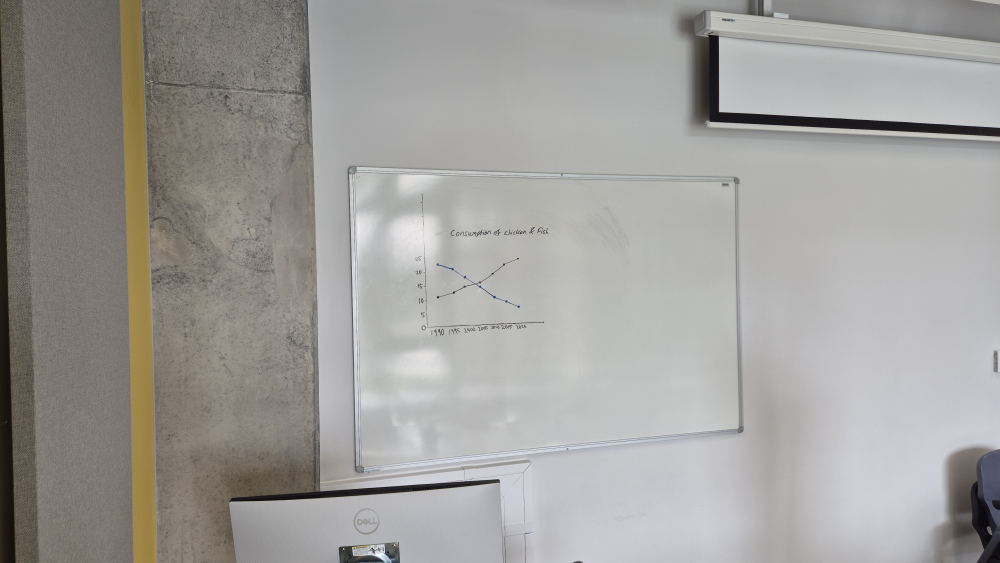
#> input picture sample-images/20261027_120202.jpg, 4000 x 2252 px (shown at 1/4 size)
$ python -i glare.py   (imports and definitions only)
#> lines starting #> are read from the running program, lines starting #| are printed output that depends on the picture
import cv2
import numpy as np


def estimate_background(image, block=24, percentile=90):
    h, w = image.shape[:2]
    block_h = -(-h // block)
    block_w = -(-w // block)

    padded = np.pad(
        image,
        (
            (0, block_h * block - h),
            (0, block_w * block - w),
            (0, 0)
        ),
        mode="edge"
    )

    blocks = (padded.reshape(block_h, block, block_w, block, 3)
                    .transpose(0, 2, 1, 3, 4)
                    .reshape(block_h, block_w, block * block, 3))

    grid = np.percentile(blocks, percentile, axis=2).astype(np.uint8)
    grid = np.maximum(grid, cv2.medianBlur(grid, 9))
    grid = cv2.GaussianBlur(grid.astype(np.float32), (0, 0), 2)

    return np.maximum(cv2.resize(grid, (w, h), interpolation=cv2.INTER_CUBIC), 1)


def white_balance(image, bg, saturation=1.4):
    image = np.clip(image / bg * 255, 0, 255).astype(np.uint8)
    image_hsv = cv2.cvtColor(image, cv2.COLOR_BGR2HSV).astype(np.float32)
    image_hsv[..., 1] = np.clip(image_hsv[..., 1] * saturation, 0, 255)
    return cv2.cvtColor(image_hsv.astype(np.uint8), cv2.COLOR_HSV2BGR)


def yen_threshold(image):
    p = np.bincount(image.ravel(), minlength=256) / image.size
    p1 = np.cumsum(p)
    lo_sq = np.cumsum(p ** 2)
    hi_sq = lo_sq[-1] - lo_sq
    eps = 1e-12
    crit = -np.log(np.maximum(lo_sq * hi_sq, eps)) + 2 * np.log(np.maximum(p1 * (1 - p1), eps))
    return np.argmax(crit)


def intensity_scale(image):
    image_g = cv2.cvtColor(image, cv2.COLOR_BGR2GRAY)
    board = image_g[image_g > yen_threshold(image_g)]
    white = max(np.median(board) * 0.97, 1) if board.size else 255
    return np.clip(image.astype(np.float32) / white * 255, 0, 255).astype(np.uint8)


def sharpen(image):
    kernel = np.array([[-1, -1, -1],
                       [-1,  9, -1],
                       [-1, -1, -1]],
                       dtype=np.float32)
    return cv2.filter2D(image, -1, kernel)


def clean_whiteboard(image):
    bg = estimate_background(image)
    balanced = white_balance(image.astype(np.float32), bg)
    cleaned = intensity_scale(balanced)
    return sharpen(cleaned)

>>> import cv2
>>> picture = cv2.imread('../../sample-images/20261027_120202.jpg')
#> picture is the input picture: shape (2252, 4000, 3); mean B, G, R 155.5, 158.6, 160.5
>>> result = clean_whiteboard(picture)
#> in estimate_background, `grid = np.percentile(blocks, percentile, axis=2).astype(np.uint8)`:
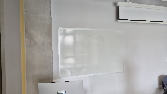
#> grid: shape (94, 167, 3); mean of channels 0, 1, 2 162.9, 165.8, 167.7; drawn as B, G, R
#> in estimate_background, `grid = np.maximum(grid, cv2.medianBlur(grid, 9))`:
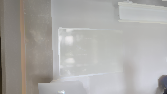
#> grid: shape (94, 167, 3); mean of channels 0, 1, 2 165.9, 168.3, 170.1; drawn as B, G, R
#> in white_balance, `image = np.clip(image / bg * 255, 0, 255).astype(np.uint8)`:
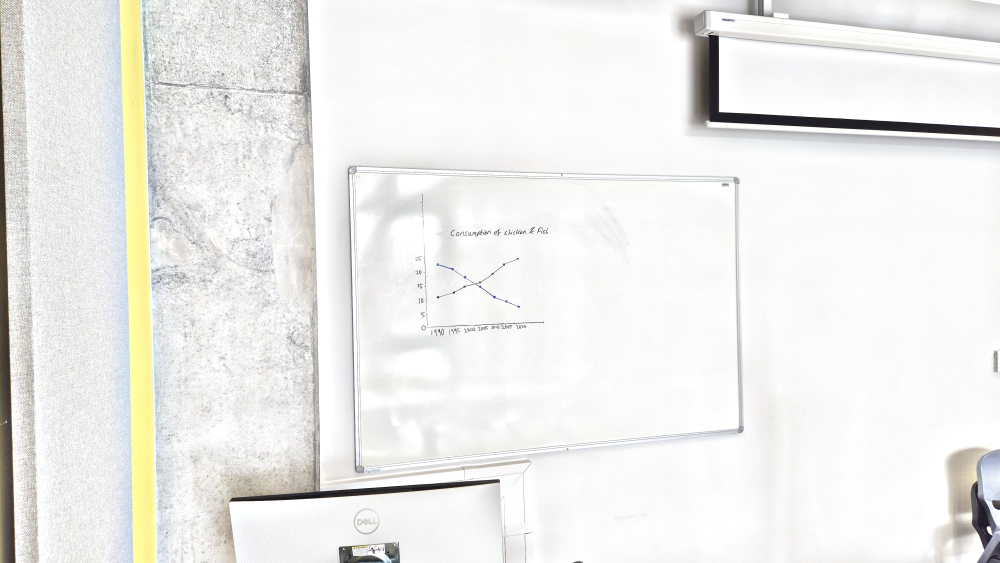
#> image: shape (2252, 4000, 3) (shown at 1/4 size); mean B, G, R 234.8, 237.1, 237.5
#> in white_balance, `image_hsv = cv2.cvtColor(image, cv2.COLOR_BGR2HSV).astype(np.float32)`:
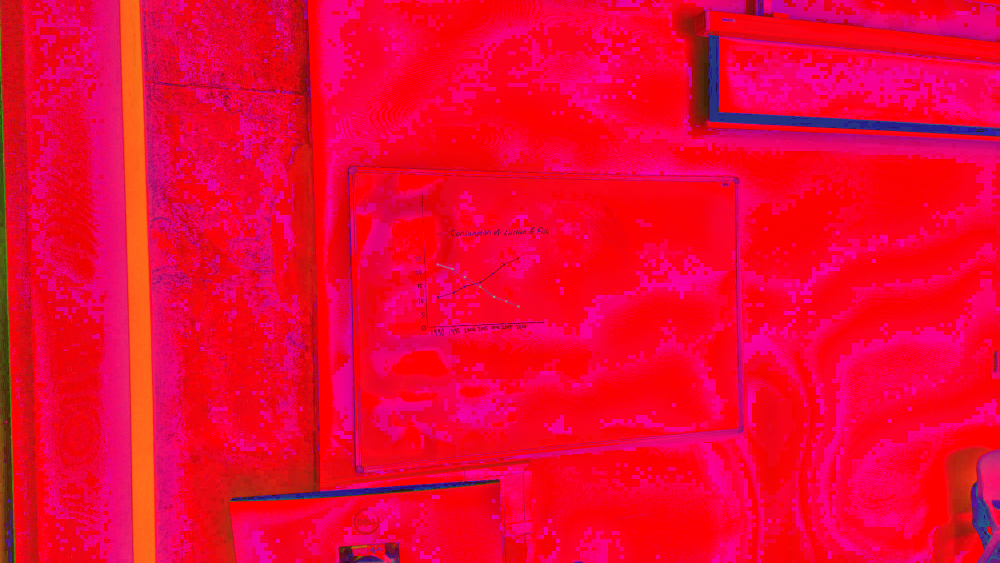
#> image_hsv: shape (2252, 4000, 3) float32 (shown at 1/4 size); mean B, G, R 51.6, 5.8, 245
#> in white_balance, `image_hsv[..., 1] = np.clip(image_hsv[..., 1] * saturation, 0, 255)`:
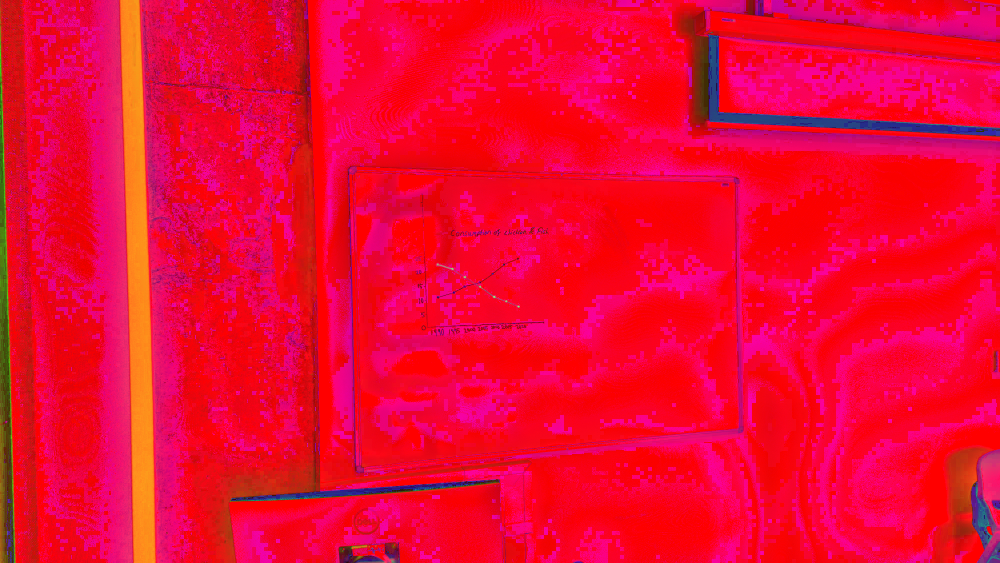
#> image_hsv: shape (2252, 4000, 3) float32 (shown at 1/4 size); mean B, G, R 51.6, 8.2, 245
#> in intensity_scale, `image_g = cv2.cvtColor(image, cv2.COLOR_BGR2GRAY)`:
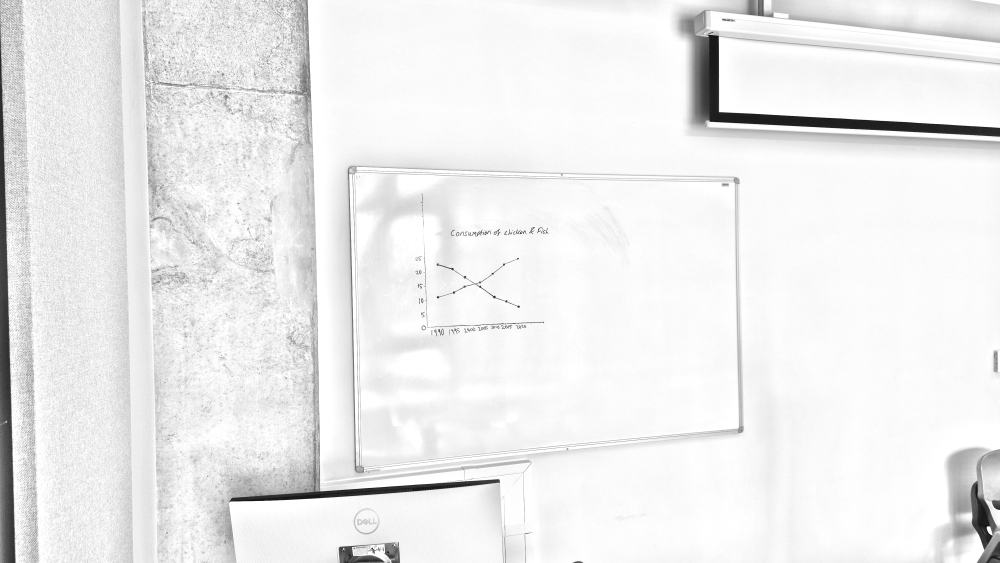
#> image_g: shape (2252, 4000) (shown at 1/4 size); min 0, max 255, mean 236.4
#> in yen_threshold, `p = np.bincount(image.ravel(), minlength=256) / image.size`: p = 256 values, max 0.121 at index 255, min 6.66e-07 at index 0, mean 0.00391
#> in yen_threshold, `p1 = np.cumsum(p)`: p1 = 256 values from 6.66e-07 to 1
#> in yen_threshold, `lo_sq = np.cumsum(p ** 2)`: lo_sq = 256 values from 4.44e-13 to 0.0431
#> in yen_threshold, `hi_sq = lo_sq[-1] - lo_sq`: hi_sq = 256 values, max 0.0431 at index 0, min 0 at index 255, mean 0.0422
#> in yen_threshold, `crit = -np.log(np.maximum(lo_sq * hi_sq, eps)) + 2 * np.log(np.maximum..`: crit = 256 values, max 7.84 at index 169, min -27.63 at index 255, mean 6.67
#> in intensity_scale, `white = max(np.median(board) * 0.97, 1) if board.size else 255`: white = 240.6
#> in sharpen, `return cv2.filter2D(image, -1, kernel)`:
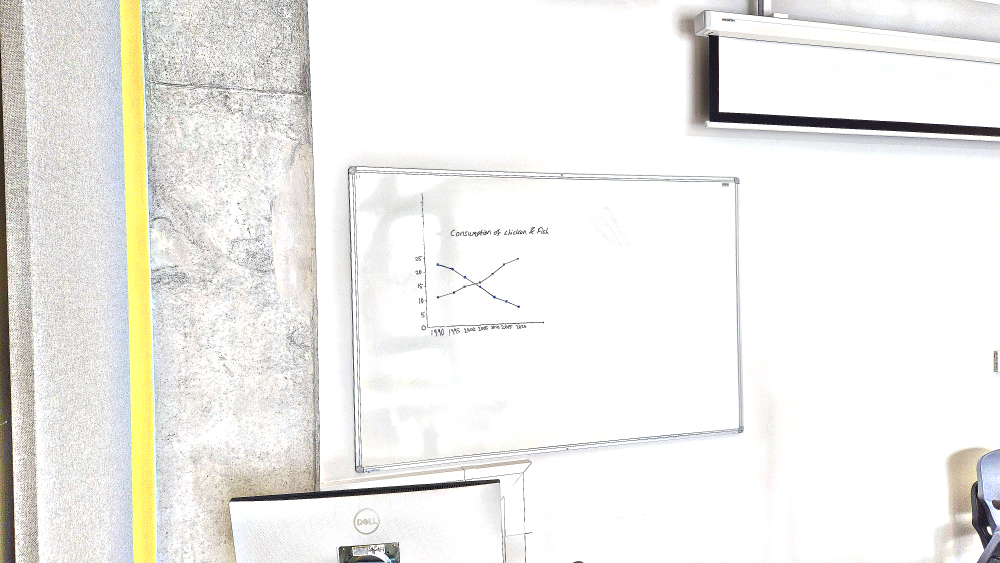
#> returned value: shape (2252, 4000, 3) (shown at 1/4 size); mean of channels 0, 1, 2 234.8, 238.1, 238.9; drawn as B, G, R

$ run again, on sample-images/20261027_120212.jpg
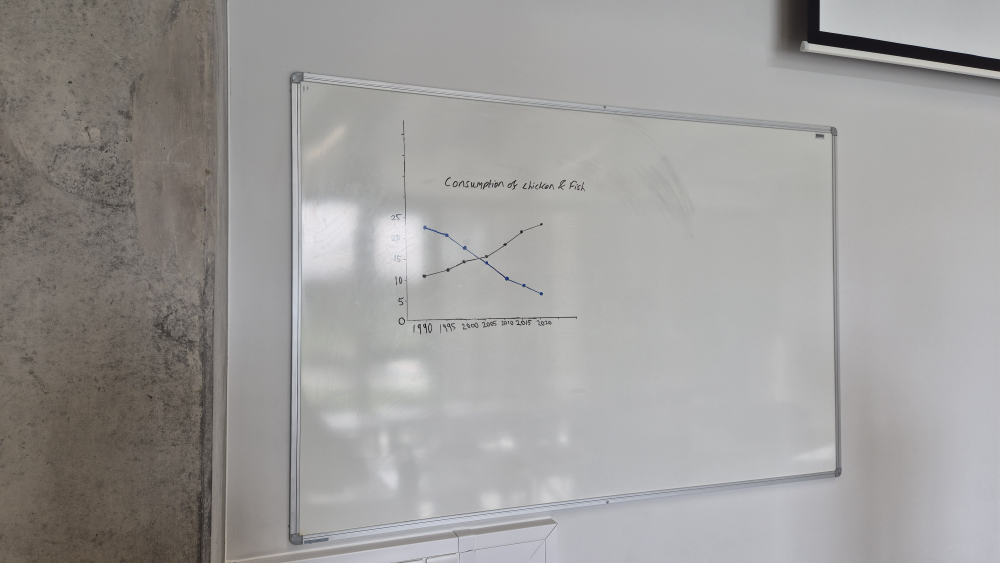
#> input picture sample-images/20261027_120212.jpg, 4000 x 2252 px (shown at 1/4 size)
#> picture is the input picture: shape (2252, 4000, 3); mean B, G, R 154.1, 155.5, 157.3
#> in white_balance, `image = np.clip(image / bg * 255, 0, 255).astype(np.uint8)`:
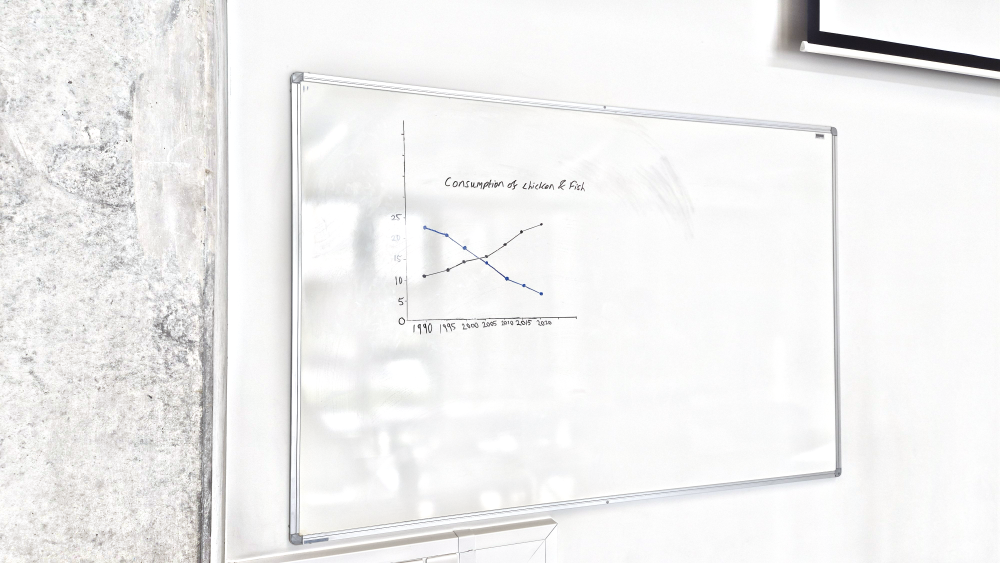
#> image: shape (2252, 4000, 3) (shown at 1/4 size); mean B, G, R 239.9, 240.3, 240.7
#> in white_balance, `image_hsv = cv2.cvtColor(image, cv2.COLOR_BGR2HSV).astype(np.float32)`:
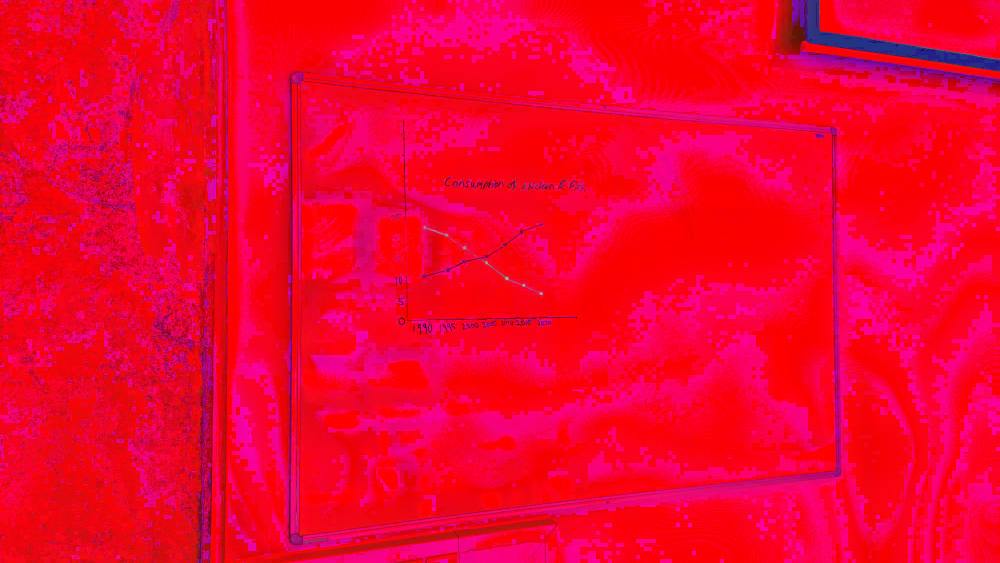
#> image_hsv: shape (2252, 4000, 3) float32 (shown at 1/4 size); mean B, G, R 47.2, 2.4, 248.2
#> p = 256 values, max 0.109 at index 255, min 5.11e-06 at index 0, mean 0.00391
#> p1 = 256 values from 5.11e-06 to 1
#> lo_sq = 256 values from 2.61e-11 to 0.0478
#> hi_sq = 256 values, max 0.0478 at index 0, min 0 at index 255, mean 0.0467
#> crit = 256 values, max 7.55 at index 169, min -27.63 at index 255, mean 6.39
#> white = 240.6

$ run again, on sample-images/20261027_121850.jpg
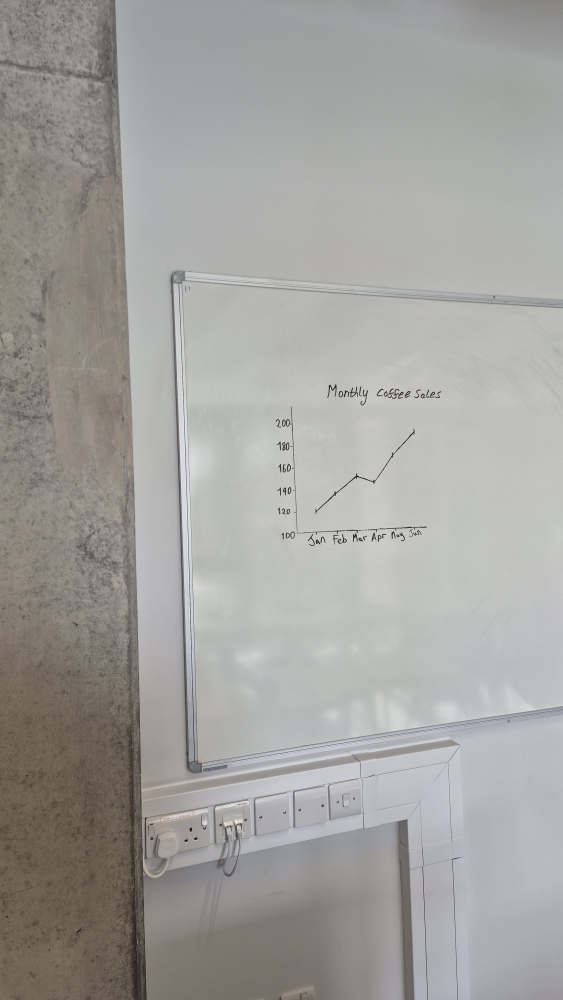
#> input picture sample-images/20261027_121850.jpg, 2252 x 4000 px (shown at 1/4 size)
#> picture is the input picture: shape (4000, 2252, 3); mean B, G, R 158.6, 161.5, 163.1
#> in white_balance, `image = np.clip(image / bg * 255, 0, 255).astype(np.uint8)`:
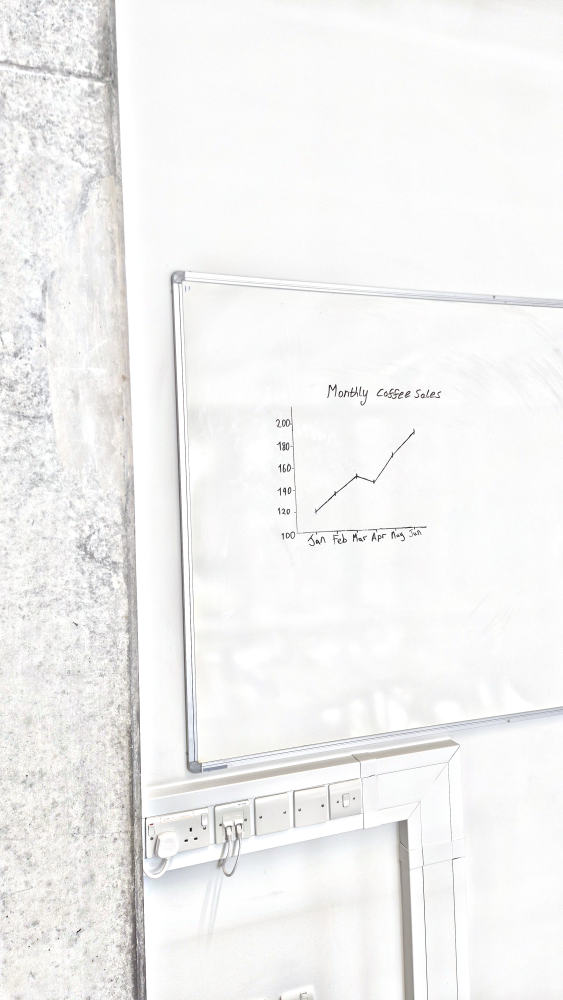
#> image: shape (4000, 2252, 3) (shown at 1/4 size); mean B, G, R 241.8, 242.3, 242.7
#> in white_balance, `image_hsv = cv2.cvtColor(image, cv2.COLOR_BGR2HSV).astype(np.float32)`:
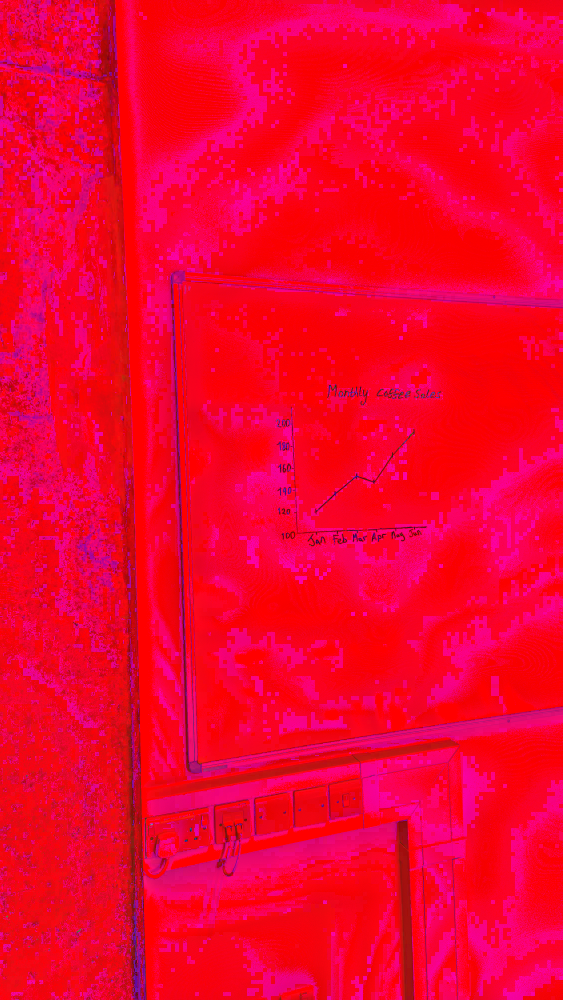
#> image_hsv: shape (4000, 2252, 3) float32 (shown at 1/4 size); mean B, G, R 46.2, 2.3, 250.4
#> p = 256 values, max 0.12 at index 255, min 5.55e-07 at index 0, mean 0.00391
#> p1 = 256 values from 5.55e-07 to 1
#> lo_sq = 256 values from 3.08e-13 to 0.0525
#> hi_sq = 256 values, max 0.0525 at index 0, min 0 at index 255, mean 0.0514
#> crit = 256 values, max 7.27 at index 137, min -27.63 at index 255, mean 6.46
#> white = 241.5

$ run again, on sample-images/20261027_121908.jpg
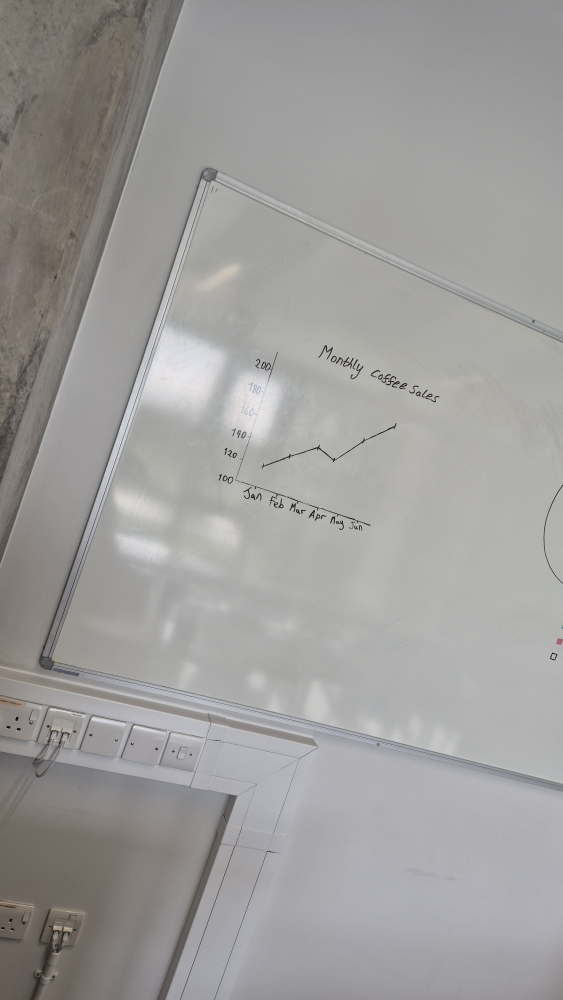
#> input picture sample-images/20261027_121908.jpg, 2252 x 4000 px (shown at 1/4 size)
#> picture is the input picture: shape (4000, 2252, 3); mean B, G, R 155.8, 157.1, 158.4
#> in white_balance, `image_hsv = cv2.cvtColor(image, cv2.COLOR_BGR2HSV).astype(np.float32)`:
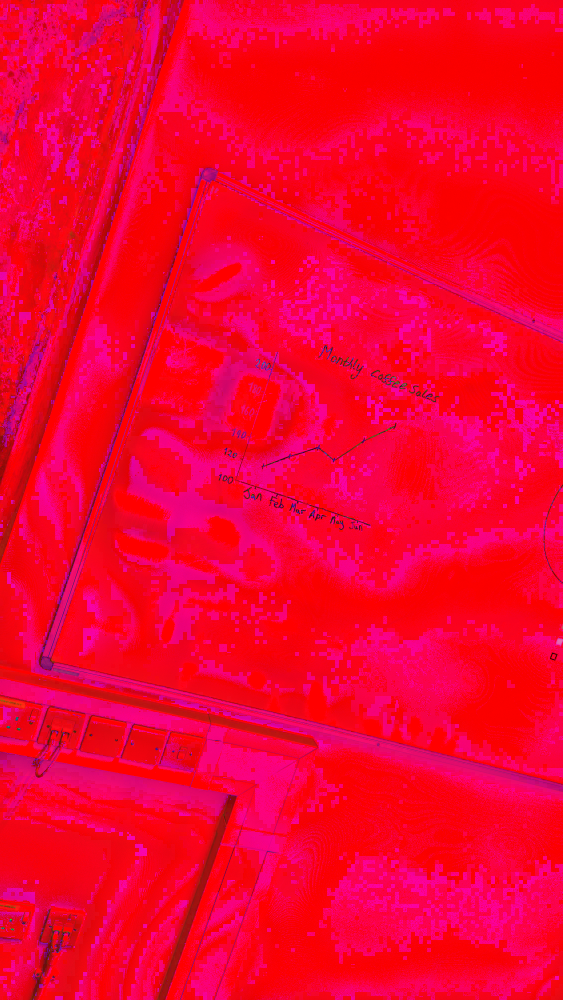
#> image_hsv: shape (4000, 2252, 3) float32 (shown at 1/4 size); mean B, G, R 48, 2, 251
#> p = 256 values, max 0.118 at index 255, min 6.55e-06 at index 3, mean 0.00391
#> p1 = 256 values from 9.1e-06 to 1
#> lo_sq = 256 values from 8.29e-11 to 0.0551
#> hi_sq = 256 values, max 0.0551 at index 0, min 0 at index 255, mean 0.054
#> crit = 256 values, max 7.34 at index 104, min -27.63 at index 255, mean 6.58
#> white = 241.5
